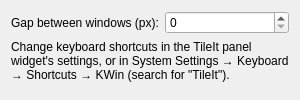
<?xml version="1.0" encoding="UTF-8"?>
<ui version="4.0">
 <class>TileItConfig</class>
 <widget class="QWidget" name="TileItConfig">
  <layout class="QFormLayout" name="formLayout">
   <item row="0" column="0">
    <widget class="QLabel" name="gapLabel">
     <property name="text">
      <string>Gap between windows (px):</string>
     </property>
    </widget>
   </item>
   <item row="0" column="1">
    <widget class="QSpinBox" name="kcfg_gap">
     <property name="maximum">
      <number>200</number>
     </property>
    </widget>
   </item>
   <item row="1" column="0" colspan="2">
    <widget class="QLabel" name="hintLabel">
     <property name="text">
      <string>Change keyboard shortcuts in the TileIt panel widget's settings, or in System Settings → Keyboard → Shortcuts → KWin (search for "TileIt").</string>
     </property>
     <property name="wordWrap">
      <bool>true</bool>
     </property>
    </widget>
   </item>
  </layout>
 </widget>
 <resources/>
 <connections/>
</ui>
